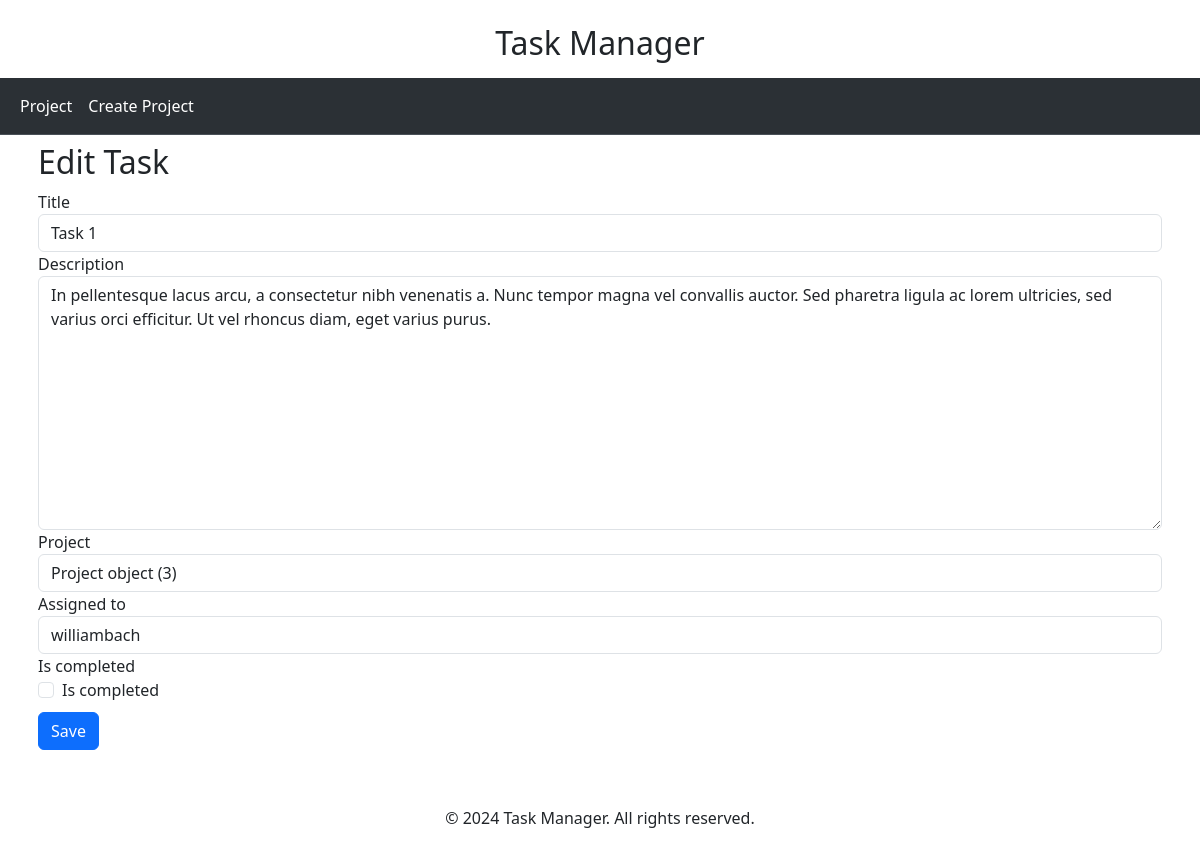
Screenshot of /tasks/2/edit/ with the database file from the repository.
### tasks/models.py (models this page shows)
class Task(models.Model):
    title = models.CharField(max_length=255)
    description = models.TextField()
    project = models.ForeignKey(Project, related_name='tasks', on_delete=models.CASCADE)
    assigned_to = models.ForeignKey(User, related_name='tasks', on_delete=models.SET_NULL, null=True)
    created_at = models.DateTimeField(auto_now_add=True)
    updated_at = models.DateTimeField(auto_now=True)
    is_completed = models.BooleanField(default=False)

### tasks/views.py (the view)
# urls.py: path('tasks/<int:pk>/edit/', views.TaskUpdateView.as_view(), name='task_edit'),
class TaskUpdateView(UpdateView):
    model = Task
    fields = ['title', 'description', 'project', 'assigned_to', 'is_completed']
    template_name = 'tasks/task_form.html'
    success_url = '/'

### tasks/templates/tasks/task_form.html (shortened to what this page needs)
{% extends "base.html" %}
{% load widget_tweaks %}
{% block content %}
<div class="container p-2">
    <div class="row">
        <h2>{% if object %}Edit Task{% else %}Create Task{% endif %}</h2>
    </div>
    <form method="post" class="form">
        {% for field in form %}
        <div class="form-group">
            <label for="{{ field.id_for_label }}">{{ field.label }}</label>
            {% if field.field.widget.input_type == "checkbox" %}
                <div class="form-check">
                    {{ field|add_class:"form-check-input" }}
                    <label class="form-check-label" for="{{ field.id_for_label }}">{{ field.label }}</label>
                </div>
            {% else %}
                {{ field|add_class:"form-control" }}
            {% endif %}
        </div>
        {% endfor %}
        <div class="pt-2">
           <button type="submit" class="btn btn-primary">Save</button>
        </div>
    </form>
</div>
{% endblock %}

### rows the page displays
Task: form "Task 1" "In pellentesque lacus arcu, a consectetur nibh venenatis a. Nunc tempor magna vel convallis auctor. Sed pharetra ligula ac lorem ultricies, sed varius orci efficitur. Ut vel rhoncus diam, eget varius purus." "Project object (3)" "williambach"

### other values shown
{{ field.label }} "Title" "Description" "Project" "Assigned to" "Is completed"
{{ field.label }} "Is completed"
